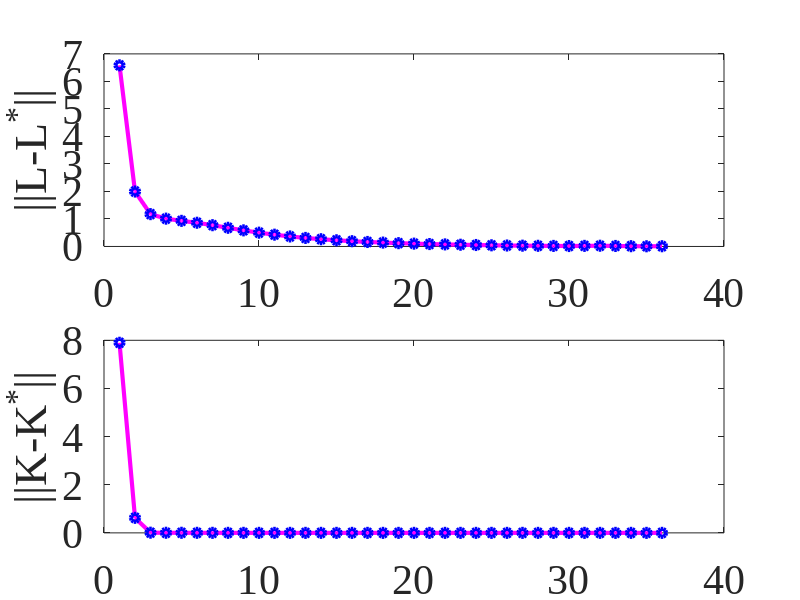
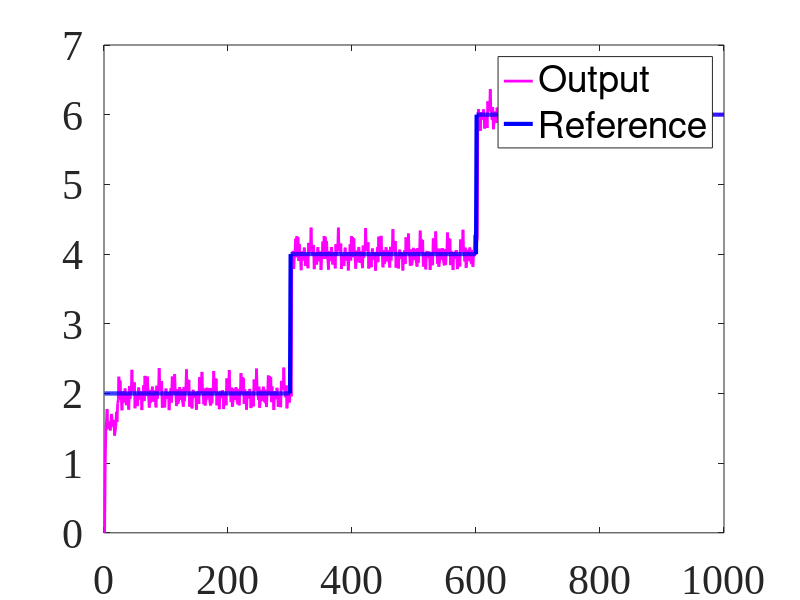

The MATLAB source for these figures, in order:
%%%%%%%%%%%%%%%%%%%%%%%%%%%%%%%%%%%%%%%%%%%%%%%%%%%%%%%%%%%%%%%%%%%%%
% H_inf tracking control for linear discrete-time systems          %%
% Model-free Q-learning algorithm                                  %%
% By Yunjie Yang. 2020.                                            %%
%%%%%%%%%%%%%%%%%%%%%%%%%%%%%%%%%%%%%%%%%%%%%%%%%%%%%%%%%%%%%%%%%%%%%

close all;
clc, clear;

% F16 Aircraft Systems: Continuous-time
Ac = [-1.01887,   0.90506,  -0.00215;
      0.82225,   -1.07741,  -0.17555;
      0,          0,             -1];
Bc = [0, 1;
      0, 0;
      5, 0];
Cc = [1, 0, 0];
Dc = 0;

%Discretization using the zero order hold (ZOH) method 
sys = ss(Ac,Bc,Cc,Dc);
sysd = c2d(sys,0.1,'zoh');
A = sysd.A;
B = sysd.B(:,1);
E = sysd.B(:,2);
C = sysd.C;

%Reference trajectory system
F = [1];

%Parameters setting
Q = 100; 
R = 0.01;
alpha = 0.1;
gamma = 0.2;

% The augmented system
Q1 = [C'*Q*C -C'*Q; -Q*C Q];
G = blkdiag(Q1, R, -gamma^2);
T = blkdiag(A, F);
B1 = [B; 0];
E1 = [E; 0];

%%
%%%%%%%%%%%%%%%%%%%%%%%%%%%%%%%%%%%%%%%%%%%%%%%%%%%%%%%%%%%%%%%%%%%%%%%%%%%
%Calculate the kernel matrix P by directly using the tacking GARE
tempA = sqrt(exp(-alpha))*T;
tempB = sqrt(exp(-alpha))*[B1, E1];
tempQ = Q1;
tempR = [R 0; 0 -gamma^2];
P_dare = dare(tempA, tempB, tempQ, tempR);

% Calculate the optimal control policy and worst case disturbance using P
L_P_dare = inv(R + exp(-alpha)*B1'*P_dare*B1 - exp(-alpha)^2*(B1'*P_dare*E1) * inv(exp(-alpha)*E1'*P_dare*E1 - gamma^2) * (E1'*P_dare*B1))...
    * (exp(-alpha)^2*(B1'*P_dare*E1) * inv(exp(-alpha)*E1'*P_dare*E1 - gamma^2) * (E1'*P_dare*T) - exp(-alpha)*B1'*P_dare*T)

K_P_dare = inv(exp(-alpha)*E1'*P_dare*E1 - gamma^2 - exp(-alpha)^2*(E1'*P_dare*B1) * inv(R + exp(-alpha)*B1'*P_dare*B1) * (B1'*P_dare*E1))...
    * (exp(-alpha)^2*(E1'*P_dare*B1) * inv(R + exp(-alpha)*B1'*P_dare*B1) * (B1'*P_dare*T) - exp(-alpha)*E1'*P_dare*T)

%Calculate kernel matrix H using P
H_dare = [Q1+exp(-alpha)*T'*P_dare*T,    exp(-alpha)*T'*P_dare*B1,      exp(-alpha)*T'*P_dare*E1;
          exp(-alpha)*B1'*P_dare*T,      R+exp(-alpha)*B1'*P_dare*B1,   exp(-alpha)*B1'*P_dare*E1;
          exp(-alpha)*E1'*P_dare*T,      exp(-alpha)*E1'*P_dare*B1,     exp(-alpha)*E1'*P_dare*E1-gamma^2];
Hxx = H_dare(1:4, 1:4);
Hxu = H_dare(1:4, 5);
Hxw = H_dare(1:4, 6);
Hux = H_dare(5, 1:4);
Huu = H_dare(5, 5);
Huw = H_dare(5, 6);
Hwx = H_dare(6, 1:4);
Hwu = H_dare(6, 5);
Hww = H_dare(6, 6);

% Calculate the optimal control policy and worst case disturbance using H
L_H_dare = inv(Huu - Huw*inv(Hww)*Hwu) * (Huw*inv(Hww)*Hwx - Hux)
K_H_dare = inv(Hww - Hwu*inv(Huu)*Huw) * (Hwu*inv(Huu)*Hux - Hwx)

%%
%%%%%%%%%%%%%%%%%%%%%%%%%%%%%%%%%%%%%%%%%%%%%%%%%%%%%%%%%%%%%%%%%%%%%%%%%%%
%Model-free Q-learning algorithm

% Initial value of H
H = eye(6);
Hxx = H(1:4, 1:4);
Hxu = H(1:4, 5);
Hxw = H(1:4, 6);
Hux = H(5, 1:4);
Huu = H(5, 5);
Huw = H(5, 6);
Hwx = H(6, 1:4);
Hwu = H(6, 5);
Hww = H(6, 6);
% Initial values of K and L
K = [-5 0 0 5];
L = [-5 0 0 5];
% Initial values of states
x = [0 0 0]';
r = [2];
X = [x;r];

zbar(1:21, 1:22) = 0;
d_target(1:22, 1) = 0;
mm = 0;
Count_N = 1000;
Count_train = 800;

for n = 1:Count_N
    
    if n <= Count_train
        a1 = 1;
        a2 = 1;
    else
        a1 = 0;
        a2 = 0;
    end

    uu = L * X(:,n);
    ww = K * X(:,n);
    %case 1
    u = uu + a1 * (sin(2*n) + sin(5*n) + sin(9*n) + sin(11*n));
    w = ww + a2 * (cos(3*n) + cos(6*n) + cos(8*n) + cos(12*n));
    %case 2
%     u = uu + a1 * 10 * (rand-0.5);
%     w = ww + a2 * 10 * (rand-0.5);

    x(:, n+1) = A*x(:,n) + B*u + E*w;
    y(n) = C * x(:,n);
    r(n+1) = F * r(n);
    X = [x; r];
    
    if n==300
        r(n+1) = 4;
    end
    
    if n==600
        r(n+1) = 6;
    end
    
    % Data collection
    zbar(:,1) = zbar(:,2);
    zbar(:,2) = zbar(:,3);
    zbar(:,3) = zbar(:,4);
    zbar(:,4) = zbar(:,5);
    zbar(:,5) = zbar(:,6);
    zbar(:,6) = zbar(:,7);
    zbar(:,7) = zbar(:,8);
    zbar(:,8) = zbar(:,9);
    zbar(:,9) = zbar(:,10);
    zbar(:,10) = zbar(:,11);
    zbar(:,11) = zbar(:,12);
    zbar(:,12) = zbar(:,13);
    zbar(:,13) = zbar(:,14);
    zbar(:,14) = zbar(:,15);
    zbar(:,15) = zbar(:,16);
    zbar(:,16) = zbar(:,17);
    zbar(:,17) = zbar(:,18);
    zbar(:,18) = zbar(:,19);
    zbar(:,19) = zbar(:,20);
    zbar(:,20) = zbar(:,21);
    zbar(:,21) = zbar(:,22);
    
    temp0_zbar = [X(1,n)^2;       X(1,n)*X(2,n);   X(1,n)*X(3,n);  X(1,n)*X(4,n);
                  X(1,n)*u;       X(1,n)*w;        X(2,n)^2;       X(2,n)*X(3,n);
                  X(2,n)*X(4,n);  X(2,n)*u;        X(2,n)*w;       X(3,n)^2;
                  X(3,n)*X(4,n);  X(3,n)*u;        X(3,n)*w;       X(4,n)^2;
                  X(4,n)*u;       X(4,n)*w;        u^2;            u*w;            w^2];
              
    zbar(:,22) = temp0_zbar;
         
    d_target(1,1) = d_target(2,1);
    d_target(2,1) = d_target(3,1);
    d_target(3,1) = d_target(4,1);
    d_target(4,1) = d_target(5,1);
    d_target(5,1) = d_target(6,1);
    d_target(6,1) = d_target(7,1);
    d_target(7,1) = d_target(8,1);
    d_target(8,1) = d_target(9,1);
    d_target(9,1) = d_target(10,1);
    d_target(10,1) = d_target(11,1);
    d_target(11,1) = d_target(12,1);
    d_target(12,1) = d_target(13,1);
    d_target(13,1) = d_target(14,1);
    d_target(14,1) = d_target(15,1);
    d_target(15,1) = d_target(16,1);
    d_target(16,1) = d_target(17,1);
    d_target(17,1) = d_target(18,1);
    d_target(18,1) = d_target(19,1);
    d_target(19,1) = d_target(20,1);
    d_target(20,1) = d_target(21,1);
    d_target(21,1) = d_target(22,1);
    d_target(22,1) = [X(:,n); u; w]' * G * [X(:,n); u; w]...
                   + exp(-alpha) * [X(:,n+1); L*X(:,n+1); K*X(:,n+1)]' * H * [X(:,n+1); L*X(:,n+1); K*X(:,n+1)];
               
    %The number of independent elements of H is 21.
    if mod(n, 22) == 0
        err_K = abs(K - K_P_dare);
        err_L = abs(L - L_P_dare);
        
        if n <= Count_train
            mm = mm + 1;
            % PEV using the LS
            Z_temp = zbar * zbar';
            T_temp = zbar * d_target;
            rank(Z_temp);
            vecH = inv(Z_temp) * T_temp;
            H = [vecH(1),   vecH(2)/2,   vecH(3)/2,   vecH(4)/2,  vecH(5)/2,   vecH(6)/2;
                 vecH(2)/2, vecH(7),     vecH(8)/2,   vecH(9)/2,  vecH(10)/2,  vecH(11)/2;
                 vecH(3)/2, vecH(8)/2,   vecH(12),    vecH(13)/2, vecH(14)/2,  vecH(15)/2;
                 vecH(4)/2, vecH(9)/2,   vecH(13)/2,  vecH(16),   vecH(17)/2,  vecH(18)/2;
                 vecH(5)/2, vecH(10)/2,  vecH(14)/2,  vecH(17)/2, vecH(19),    vecH(20)/2;
                 vecH(6)/2, vecH(11)/2,  vecH(15)/2,  vecH(18)/2, vecH(20)/2,  vecH(21)];
            %PIM
            Hxx = H(1:4, 1:4);
            Hxu = H(1:4, 5);
            Hxw = H(1:4, 6);
            Hux = H(5, 1:4);
            Huu = H(5, 5);
            Huw = H(5, 6);
            Hwx = H(6, 1:4);
            Hwu = H(6, 5);
            Hww = H(6, 6);
            L = inv(Huu - Huw*inv(Hww)*Hwu) * (Huw*inv(Hww)*Hwx - Hux);
            K = inv(Hww - Hwu*inv(Huu)*Huw) * (Hwu*inv(Huu)*Hux - Hwx);
            
            %Error calculation
            err_L_norm(mm) = norm(err_L);
            err_K_norm(mm) = norm(err_K);
 
        end 
    end
end

%The learned results
L_mf = L
K_mf = K

figure(1)
subplot(2,1,1), hold on, box on;
plot(1:mm, err_L_norm,'m','linewidth',3);
plot(1:mm, err_L_norm,'bo','linewidth',3);
set(gca,'FontSize',30, 'FontName','Times New Roman');
ylabel('||L-L^*||');
subplot(2,1,2), hold on, box on;
plot(1:mm, err_K_norm,'m','linewidth',3);
plot(1:mm, err_K_norm,'bo','linewidth',3);
ylabel('||K-K^*||');
set(gca,'FontSize',30, 'FontName','Times New Roman');
hold off

figure(2),hold on, box on
t=1:Count_N;
plot(t, y, 'm', 'linewidth', 2)
plot(t, r(1:Count_N), 'b', 'linewidth', 3)
set(gca,'FontSize',30, 'FontName','Times New Roman');
legend('Output', 'Reference')
hold off